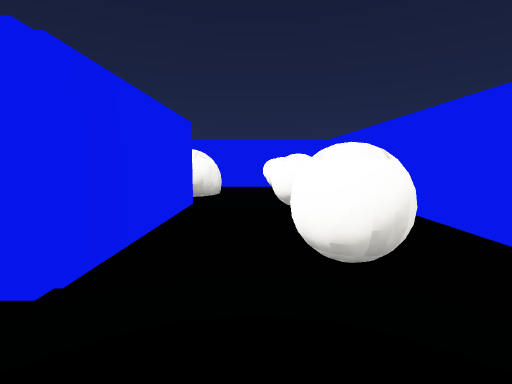
View 1 (above)

20 first-person views from a walk through a 3-D level made in the Unity game engine. The camera is 0.47 m above the floor, tilts 6° down and sees 85° across. The floor is counted in squares, 1 m on a side. Each view is taken from the middle of a square. On the plan, view 1 faces up. The plan holds only what a view shows up to about 9 squares ahead; the rest is blank. The place goes on beyond the plan. The player character is not drawn. Surface patterns are stand-ins for the level's own textures.

View 2
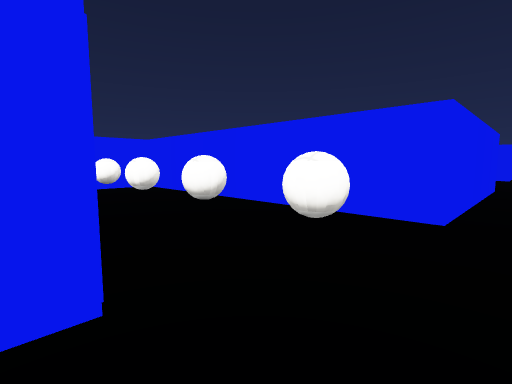

View 3
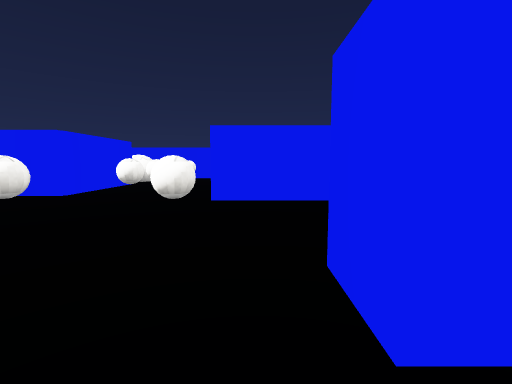

View 4
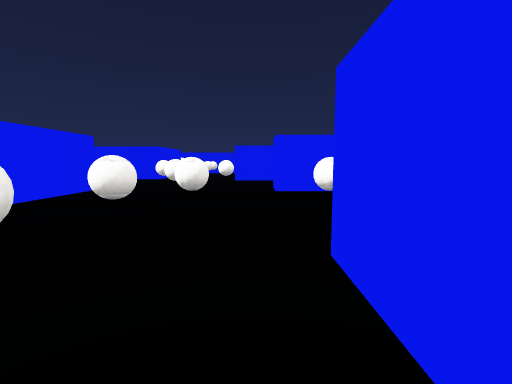

View 5
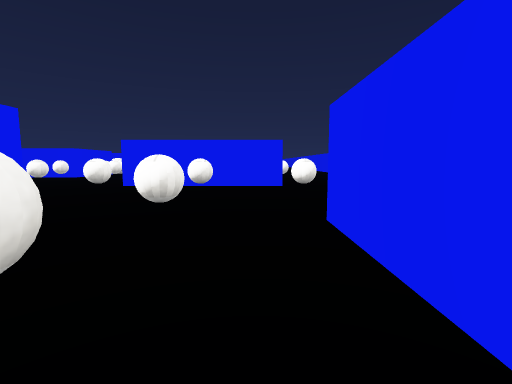

View 6
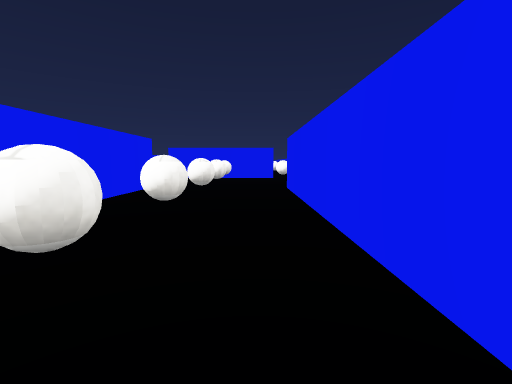

View 7
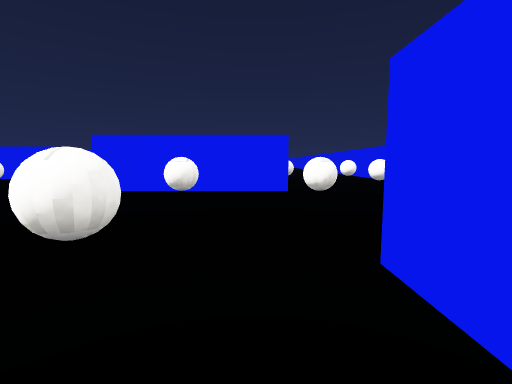

View 8
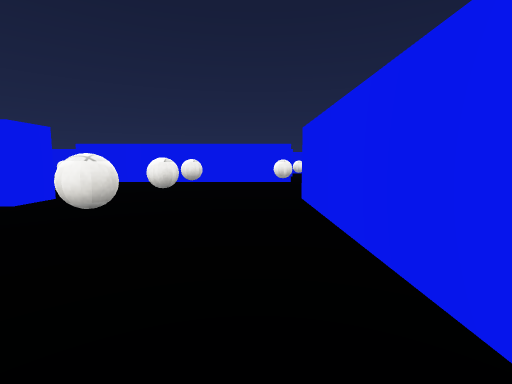

View 9
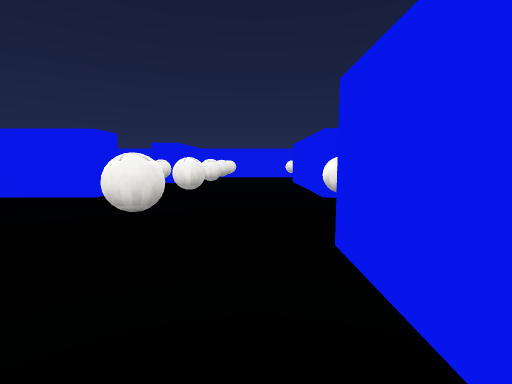

View 10
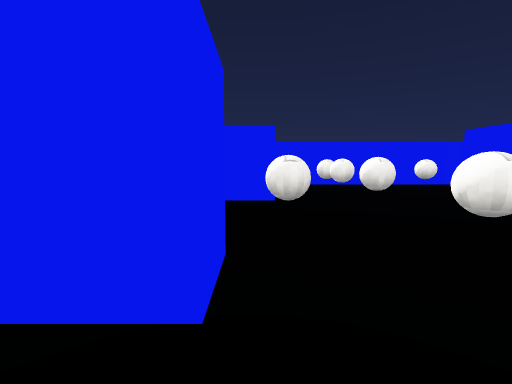

View 11
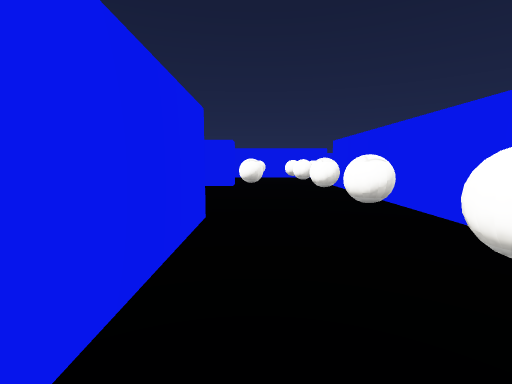

View 12
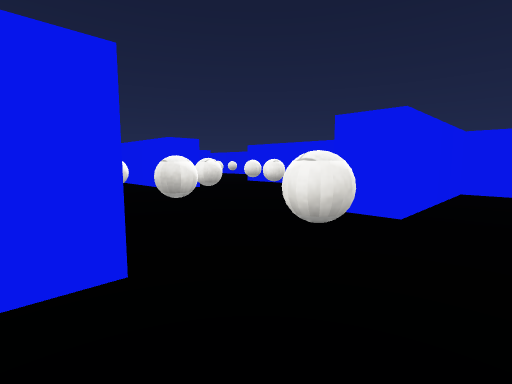

View 13
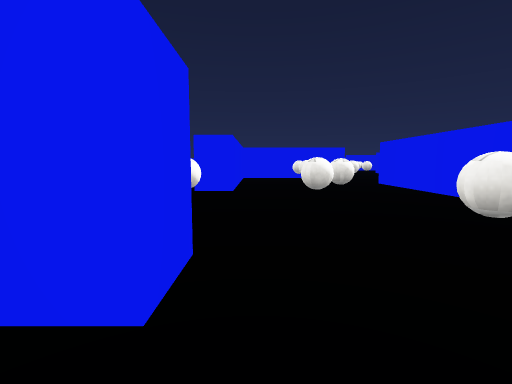

View 14
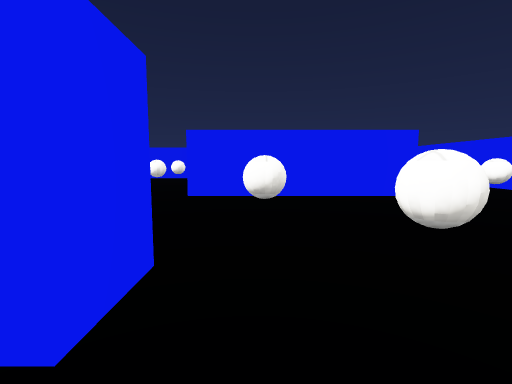

View 15
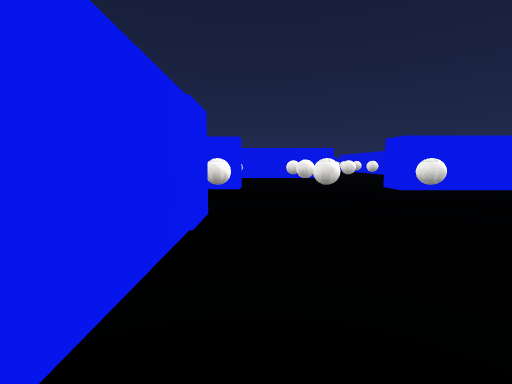

View 16
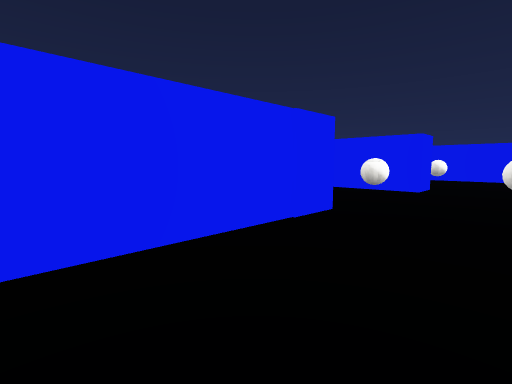

View 17
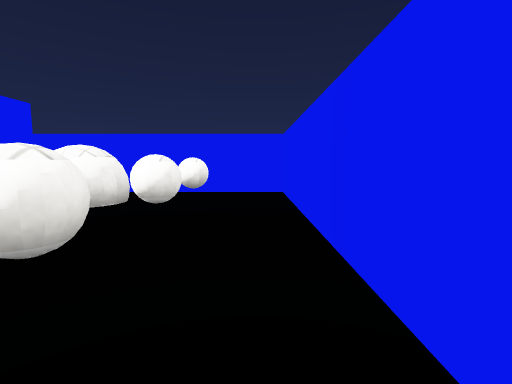

View 18
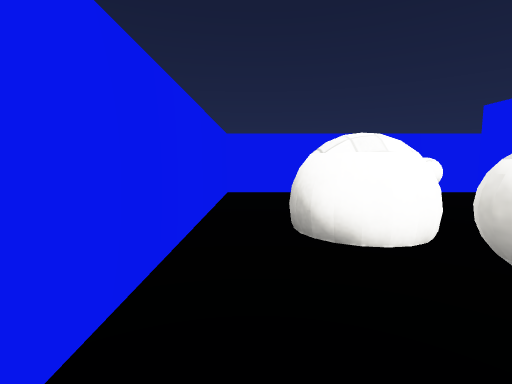

View 19
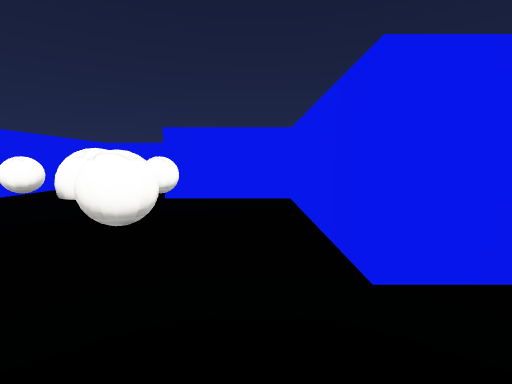

View 20
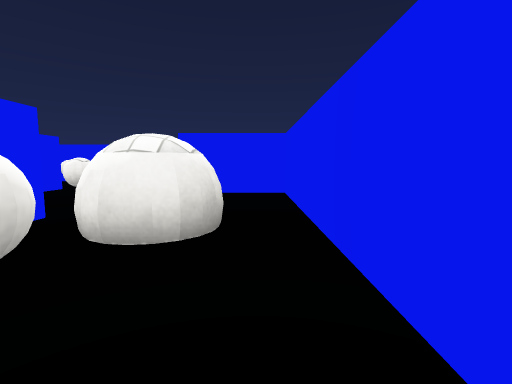

### Floor plan
Points are (right, up) in squares from view 1. A wall is a line through its corners. A room is listed if a view was taken in it or the views show most of it. See-through windows are left out.
Room 1 (views 1, 2, 3, 4, 5, 6, 7, 8, 9, 10, 11, 12, 13, 14, 15, 16, 17, 20)
walls: (2.4, -2.4) (2.4, -1.8) (5.5, -1.8) (5.5, -2.4) (2.4, -2.4); (5, 0.5) (1.4, 0.5) (1.4, 5.5) (-1.5, 5.5); (8.3, -2.6) (8.3, -1.9) (9.9, -1.9); (-1.4, -6.2) (-1.4, -2.2) (-0.8, -2.2) (-0.8, -7.4); (8.5, 0.4) (8.5, 3); (-0.8, -9.5) (2.4, -9.5) (2.4, -5.6) (3, -5.6) (3, -8.9); (-4.1, -5.6) (-3.4, -5.6) (-3.4, -7.9); (-1.4, 3.2) (-0.8, 3.2) (-0.8, 0.9) (-4, 0.9) (-4, 1.5); (5.6, -10.5) (5.6, -5.6) (9, -5.6); (-6.1, -3.2) (-6.1, -6.4); (-6.1, 1.5) (-6.1, -1.8) (-3.4, -1.8) (-3.4, -2.4) (-4.1, -2.4)
ways out: opening at (-4.5, 1) to room 2; opening at (-1, 4.5) to room 2
objects: other object (-5, -5); other object (-5, -1); other object (-5, 1); other object (-4, -4); other object (-4, -1); other object (-3, -4); other object (-3, -1); other object (-2, -8); other object (-2, -7); other object (-2, -6); other object (-2, -5); other object (-2, -3); other object (-2, -2); other object (-2, -1); other object (-1, -9); other object (-1, 4); other object (0, -1); other object (0, 1); other object (0, 2); other object (0, 3); other object (0, 4); other object (1, -8); other object (1, -7); other object (1, -6); other object (1, -5); other object (1, -4); other object (1, -2); other object (1, -1); other object (3, -4); other object (4, -10); other object (4, -9); other object (4, -7); other object (4, -6); other object (4, -4); other object (6, -4); other object (6, -1); other object (7, -4); other object (7, -2); other object (7, -1); other object (9, -1)
Room 2 (views 18, 19)
walls: (-6.1, 2.5) (-6.1, 1.5); (-4, 1.5) (-1.4, 1.5) (-1.4, 3.2); (-5, 5.5) (-6.2, 5.5); (-1.5, 5.5) (-3.4, 5.5) (-3.4, 3.9)
ways out: opening at (-4.5, 1) to room 1; opening at (-1, 4.5) to room 1
objects: other object (-5, 3); other object (-5, 4); other object (-4, 3); other object (-2, 3); other object (-2, 4)

Positions as (right, up) in squares from view 1, and headings:
1: (0, 0), facing up
2: (-1, 0), facing up-right
3: (2, -3), facing up
4: (2, -7), facing up
5: (5, -8), facing up
6: (5, -11), facing up
7: (5, -7), facing up
8: (6, -3), facing left
9: (3, 0), facing left
10: (0, -2), facing left
11: (-3, -8), facing up
12: (-1, -1), facing down-left
13: (2, -1), facing down
14: (-3, -3), facing up
15: (8, 3), facing down
16: (7, 3), facing down-right
17: (1, 1), facing up
18: (-3, 5), facing right
19: (-5, 2), facing right
20: (1, 5), facing left
